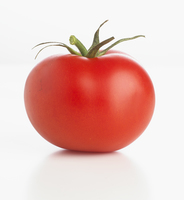
#> input picture src/ros_essentials_cpp-ros-noetic/src/topic03_perception/images/tomato.jpg, 184 x 200 px, found by its file name
$ python contours_detection.py
#> lines starting #> are read from the running program, lines starting #| are printed output that depends on the picture; after the words box and inside, x2 and y2 are one past the last pixel; in counts of white or black regions, pixels touching at a corner belong together
#!/usr/bin/env python3

import numpy as np
import cv2

def read_rgb_image(image_name, show):
    rgb_image = cv2.imread(image_name)
    if show:
        cv2.imshow("RGB Image",rgb_image)
    return rgb_image

def convert_rgb_to_gray(rgb_image,show):
    gray_image = cv2.cvtColor(rgb_image, cv2.COLOR_BGR2GRAY)
    if show:
        cv2.imshow("Gray Image",gray_image)
    return gray_image

def convert_gray_to_binary(gray_image, adaptive, show):
    if adaptive:
        binary_image = cv2.adaptiveThreshold(gray_image,
                            255,
                            cv2.ADAPTIVE_THRESH_GAUSSIAN_C,
                            cv2.THRESH_BINARY_INV, 165, 2)
    else:
        _,binary_image = cv2.threshold(gray_image,127,255,cv2.THRESH_BINARY_INV)
    if show:
        cv2.imshow("Binary Image", binary_image)
    return binary_image

def getContours(binary_image):
    contours, hierarchy = cv2.findContours(binary_image,
                                              cv2.RETR_TREE,
                                               cv2.CHAIN_APPROX_SIMPLE)
    return contours

def draw_contours(image, contours, image_name):
    index = -1 #means all contours
    thickness = 2 #thinkess of the contour line
    color = (255, 0, 255) #color of the contour line
    cv2.drawContours(image, contours, index, color, thickness)
    cv2.imshow(image_name,image)


def main():
    image_name = "/home/nisa/nisa_ws/src/ros_essentials_cpp-ros-noetic/src/topic03_perception/images/tomato.jpg"
    rgb_image = read_rgb_image(image_name, True)
#> in read_rgb_image, rgb_image is the input picture: shape (200, 184, 3); mean B, G, R 186.3, 191.5, 231.9
    gray_image= convert_rgb_to_gray(rgb_image,True)
#> in convert_rgb_to_gray, `gray_image = cv2.cvtColor(rgb_image, cv2.COLOR_BGR2GRAY)`:
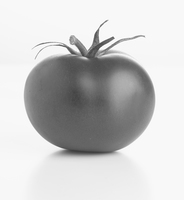
#> gray_image: shape (200, 184); min 61, max 255, mean 203
    binary_image = convert_gray_to_binary(gray_image, True, True)
#> in convert_gray_to_binary, `binary_image = cv2.adaptiveThreshold(gray_image, 255, cv2.ADAPTIVE_THR..`:
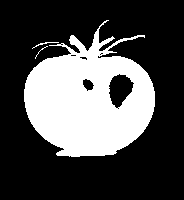
#> binary_image: shape (200, 184); 29.8% white; 3 white regions (1 under 20 px)
    contours = getContours(binary_image)
#> in getContours, `contours, hierarchy = cv2.findContours(binary_image, cv2.RETR_TREE, cv..`: contours = 11 contours, 8 with area under 20; largest, box (x1, y1, x2, y2) and area: (24, 20, 155, 157) 11256, (108, 73, 135, 109) 592, (82, 78, 95, 92) 102
    draw_contours(rgb_image, contours,"RGB Contours")
#> in draw_contours, `cv2.drawContours(image, contours, index, color, thickness)`:
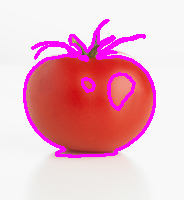
#> image: shape (200, 184, 3); mean B, G, R 194.9, 178.9, 235.5

    cv2.waitKey(0)
    cv2.destroyAllWindows()

if __name__ == '__main__':
    main()

$ run again, with src/ros_essentials_cpp-ros-noetic/src/topic03_perception/images/chess.jpg copied over src/ros_essentials_cpp-ros-noetic/src/topic03_perception/images/tomato.jpg
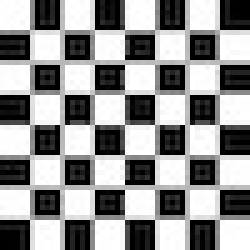
#> input picture src/ros_essentials_cpp-ros-noetic/src/topic03_perception/images/chess.jpg, 50 x 50 px, found by its file name (shown 5 times larger)
#> in read_rgb_image, rgb_image is the input picture: shape (50, 50, 3); min 0, max 255, mean 145.1
#> in convert_gray_to_binary, `binary_image = cv2.adaptiveThreshold(gray_image, 255, cv2.ADAPTIVE_THR..`:
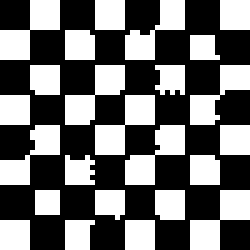
#> binary_image: shape (50, 50) (shown 5 times larger); 43% white; 24 white regions
#> in getContours, `contours, hierarchy = cv2.findContours(binary_image, cv2.RETR_TREE, cv..`: contours = 24 contours, 4 with area under 20; largest, box (x1, y1, x2, y2) and area: (38, 38, 50, 50) 50, (19, 19, 31, 31) 50, (0, 0, 12, 12) 50, (13, 13, 25, 25) 49, (25, 25, 37, 37) 48
#> in draw_contours, `cv2.drawContours(image, contours, index, color, thickness)`:
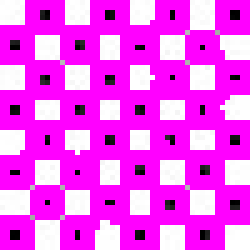
#> image: shape (50, 50, 3) (shown 5 times larger); mean B, G, R 244.6, 78.3, 244.6

$ run again, with src/ros_essentials_cpp-ros-noetic/src/topic03_perception/images/flower.jpg copied over src/ros_essentials_cpp-ros-noetic/src/topic03_perception/images/tomato.jpg
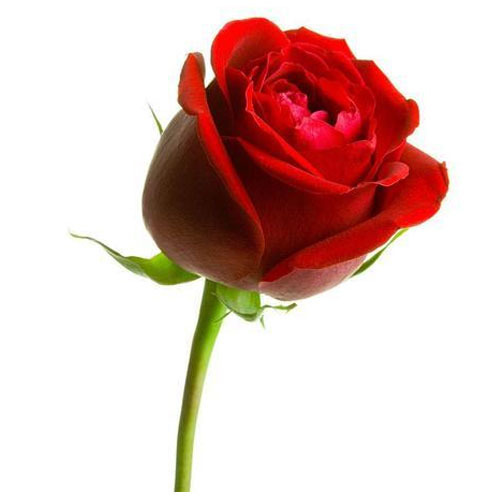
#> input picture src/ros_essentials_cpp-ros-noetic/src/topic03_perception/images/flower.jpg, 500 x 500 px, found by its file name
#> in read_rgb_image, rgb_image is the input picture: shape (500, 500, 3); mean B, G, R 190.9, 195.6, 224.4
#> in convert_gray_to_binary, `binary_image = cv2.adaptiveThreshold(gray_image, 255, cv2.ADAPTIVE_THR..`:
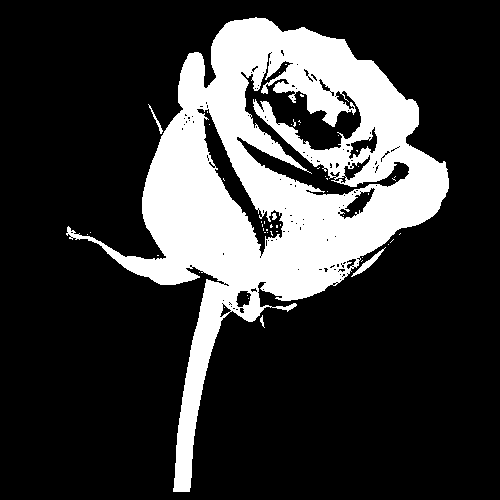
#> binary_image: shape (500, 500); 22.5% white; 50 white regions (45 under 20 px)
#> in getContours, `contours, hierarchy = cv2.findContours(binary_image, cv2.RETR_TREE, cv..`: contours = 201 contours, 181 with area under 20; largest, box (x1, y1, x2, y2) and area: (66, 17, 449, 492) 65596, (236, 52, 410, 196) 7098, (196, 108, 284, 257) 2622, (339, 187, 376, 220) 468, (348, 126, 378, 160) 377
#> in draw_contours, `cv2.drawContours(image, contours, index, color, thickness)`:
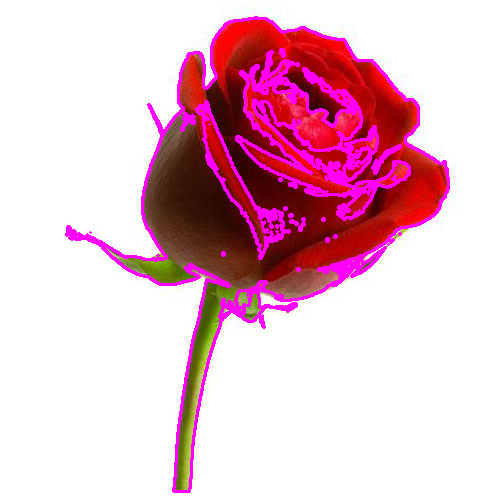
#> image: shape (500, 500, 3); mean B, G, R 205, 190.3, 230.6
